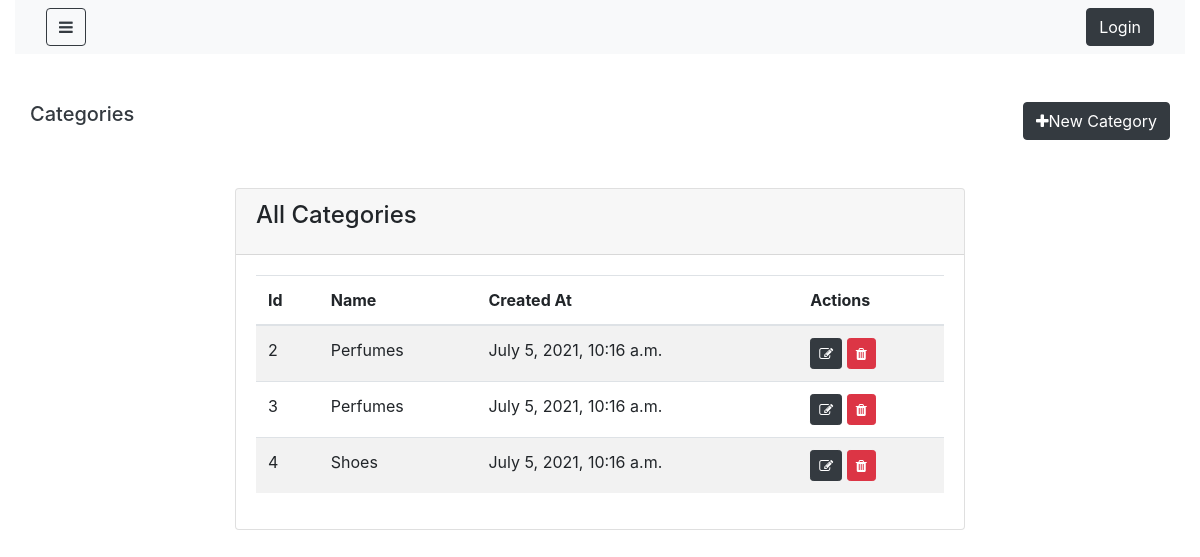
The page /categories on the database its author committed.
### shop/models.py (models this page shows, shortened)
class Category(models.Model):
    name= models.CharField(blank=False, null=False,max_length=50)
    parent_id=models.ForeignKey('Category', null=True, blank=True,on_delete=models.CASCADE)
    created_at=models.DateTimeField(auto_now_add=True)
    updated_at=models.DateTimeField(auto_now=True)

### shop/views.py (the view)
# urls.py: path('categories',CategoryList.as_view(), name='categories'),
class CategoryList(ListView):
    login_required=True
    model=Category
    fields='--all--'
    template_name= 'shop/admin/category_list.html'

### shop/templates/shop/admin/category_list.html (shortened to what this page needs)
{% extends 'shop/admin/layouts/admin_master.html' %}
{% block content %}
<div class="container">
    <div class="row my-5">
        <h5 class="text-dark">Categories</h5>
        <button class="btn btn-dark ml-auto" data-toggle="modal" data-target="#categoryModal">
            <i class="fa fa-plus" aria-hidden="true"></i>New Category
        </button>
    </div>
    <div class="row justify-content-center my-5">
        <div class="col-lg-8">
            <div class="card">
                <div class="card-header">
                    <h4 class="card-title">All Categories</h4>
                </div>
                <div class="card-body">
                    <table class="table table-striped table-hover">
                        <thead>
                            <tr>
                                <th>Id</th>
                                <th>Name</th>
                                <th>Created At</th>
                                <th>Actions</th>
                            </tr>
                        </thead>
                        <tbody>
                            {% for object in object_list %}
                                <tr id="category_id_{{object.id}}">
                                    <td>{{object.id}}</td>
                                    <td>{{object.name}}</td>
                                    <td>{{object.created_at}}</td>
                                    <td>
                                        <a href="{% url 'category_update' object.id %}" class="btn btn-dark btn-sm">
                                            <i class="fa fa-edit"></i>
                                        </a>
                                        <button onclick="deleteCategory(
                                            '{{object.id}}'
                                        )" class="btn btn-danger btn-sm">
                                            <i class="fa fa-trash"></i>
                                    </td>
                                </tr>
                            {% endfor %}
                        </tbody>
                    </table>
                </div>
            </div>
        </div>
    </div>
</div>
{% endblock %}

### sokokubwa/static/style.css (style rules this page uses)
a, a:hover, a:focus { color: inherit; text-decoration: none; transition: all 0.3s; }

### rows shown on the page
Category: id "2", name "Perfumes", created_at "July 5, 2021, 10:16 a.m."
Category: id "3", name "Perfumes", created_at "July 5, 2021, 10:16 a.m."
Category: id "4", name "Shoes", created_at "July 5, 2021, 10:16 a.m."
